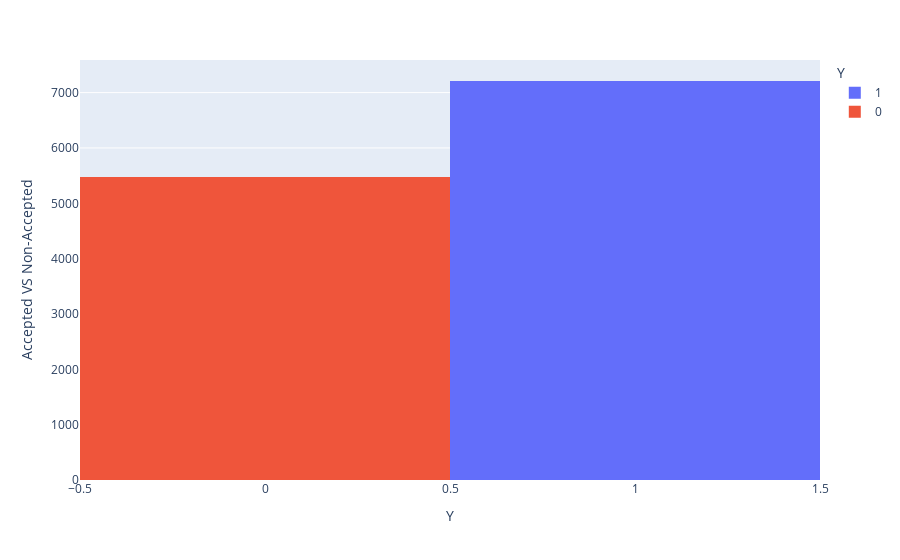

Source (notebook cell):
### Markdown cell above
# 4. What proportion of the total observations chose to accept the coupon?

### Code cell
data_for_coupon= data_replaced['Y'].value_counts().reset_index()
fig=px.histogram(data_for_coupon,x='Y',y='count',color='Y')
fig.update_layout(yaxis_title='Accepted VS Non-Accepted')
fig.show()

### Figure 1 — Plotly figure (JSON) as saved in the notebook; plotly's stock layout.template omitted (floating-point values rounded to 4 significant figures)
{"data": [{"alignmentgroup": "True", "bingroup": "x", "histfunc": "sum", "hovertemplate": "Y=%{x}<br>sum of count=%{y}<extra></extra>", "legendgroup": "1", "marker": {"color": "#636efa", "pattern": {"shape": ""}}, "name": "1", "offsetgroup": "1", "orientation": "v", "showlegend": true, "type": "histogram", "x": [1], "xaxis": "x", "y": [7210], "yaxis": "y"}, {"alignmentgroup": "True", "bingroup": "x", "histfunc": "sum", "hovertemplate": "Y=%{x}<br>sum of count=%{y}<extra></extra>", "legendgroup": "0", "marker": {"color": "#EF553B", "pattern": {"shape": ""}}, "name": "0", "offsetgroup": "0", "orientation": "v", "showlegend": true, "type": "histogram", "x": [0], "xaxis": "x", "y": [5474], "yaxis": "y"}], "layout": {"barmode": "relative", "legend": {"title": {"text": "Y"}, "tracegroupgap": 0}, "margin": {"t": 60}, "xaxis": {"anchor": "y", "categoryarray": [1, 0], "categoryorder": "array", "domain": [0, 1], "title": {"text": "Y"}}, "yaxis": {"anchor": "x", "domain": [0, 1], "title": {"text": "Accepted VS Non-Accepted"}}}}
